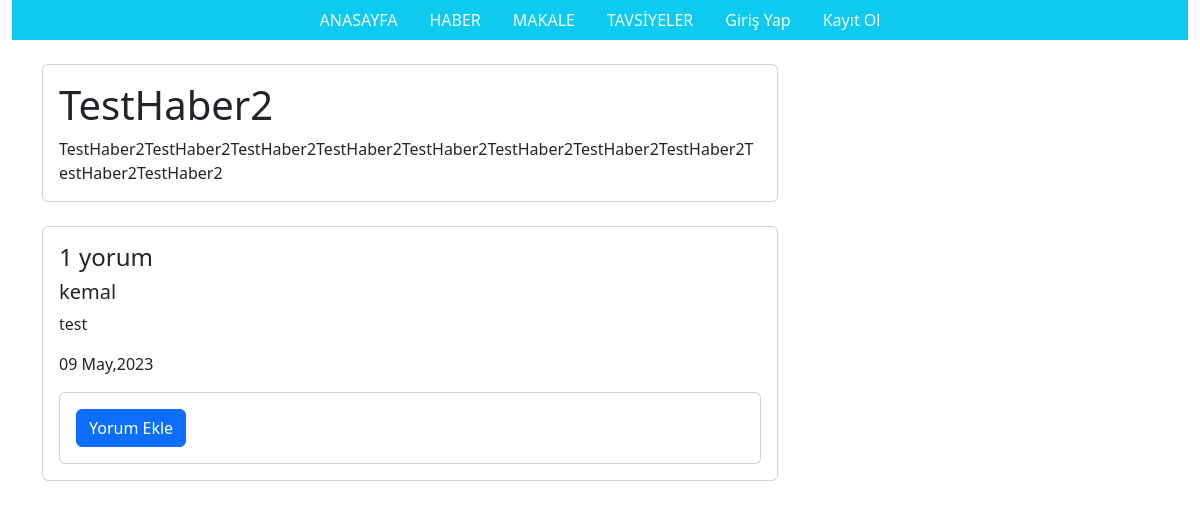
/post_detail/4/, run on an earlier commit of the app's database.
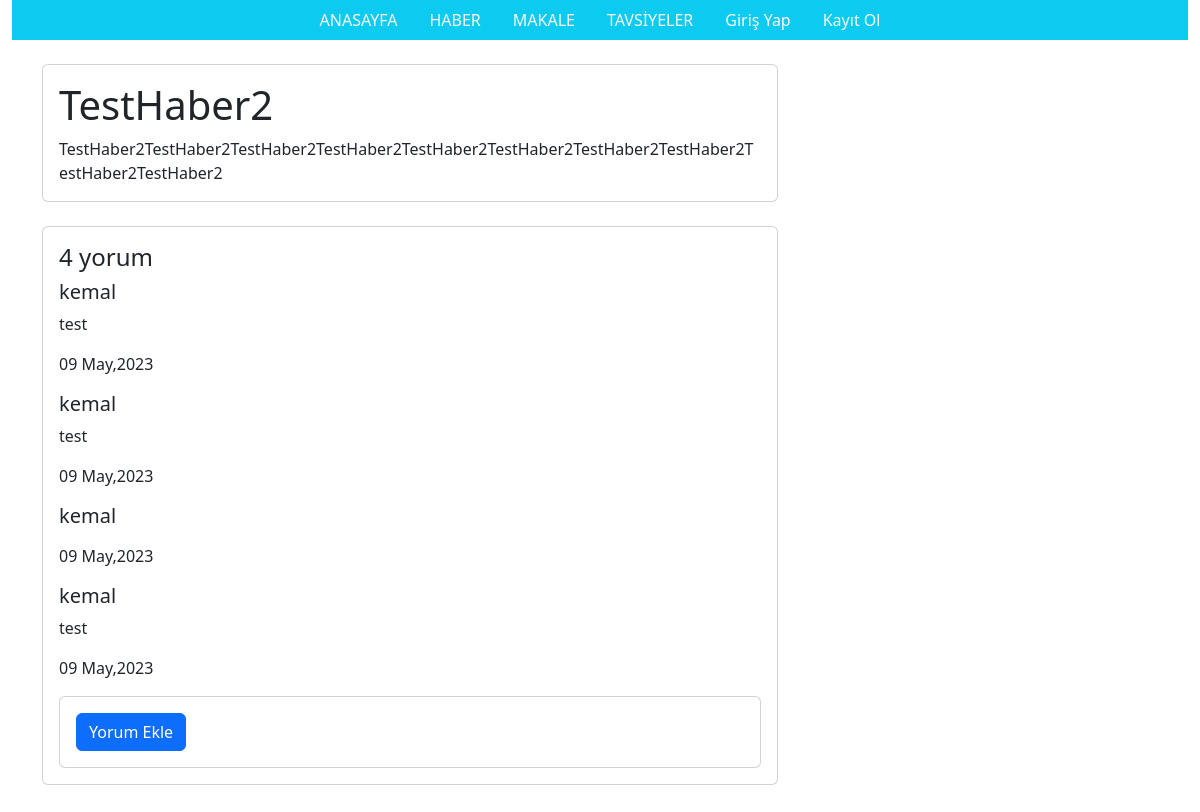
And on a later commit of the database.
### api/models.py (models this page shows, shortened)
class Post(models.Model):
    category_title = models.ForeignKey(Category, on_delete=models.CASCADE)
    title = models.CharField(max_length=255)
    content = models.TextField()
    author = models.ForeignKey(User, on_delete=models.CASCADE)
    created_at = models.DateTimeField(auto_now_add=True)

class Comment(models.Model):
    content = models.TextField()
    author = models.ForeignKey(User, on_delete=models.CASCADE)
    post = models.ForeignKey(Post, on_delete=models.CASCADE, related_name="comments")
    created_at = models.DateTimeField(auto_now_add=True)

### api/views.py (the view)
# urls.py: path("post_detail/<int:pk>/", views.post_detail, name="post_detail"),
def post_detail(request, pk):
    post = get_object_or_404(Post, pk=pk)
    return render(request, "post_detail.html", locals())

### templates/post_detail.html (shortened to what this page needs)
<!DOCTYPE html>
<html>
  <head>
    {% load bootstrap5 %} {% bootstrap_css %} {% bootstrap_javascript %}
  </head>
  <body>
    <div class="container-fluid">
      <ul class="nav bg-info d-flex justify-content-center">
        <li class="nav-item">
          <a class="nav-link link-light" href="/">ANASAYFA</a>
        </li>
        <li class="nav-item">
          <a class="nav-link link-light" href="{% url 'haber' %}">HABER</a>
        </li>
        <li class="nav-item">
          <a class="nav-link link-light" href="{% url 'makale' %}">MAKALE</a>
        </li>
        <li class="nav-item">
          <a class="nav-link link-light" href="{% url 'tavsiyeler' %}"
            >TAVSİYELER</a
          >
        </li>
        {% if user.is_authenticated %}
        <li class="nav-item">
          <a class="nav-link link-light" href="{% url 'profil' %}">
            <i class="fa fa-sign-out"></i> Profilim
          </a>
        </li>
        <li class="nav-item">
          <a class="nav-link link-light" href="{% url 'logout' %}">
            <i class="fa fa-sign-out"></i> Çıkış Yap
          </a>
        </li>
        {% else %}
        <li class="nav-item">
          <a class="nav-link link-light" href="{% url 'login' %}">
             Giriş Yap
          </a>
        </li>
        <li class="nav-item">
          <a class="nav-link link-light" href="{% url 'register' %}">
             Kayıt Ol
          </a>
        </li>
        {% endif %}
      </ul>
    </div>
    {% block content %}
    <div class="container my-4">
        <div class="row">
          <div class="col-md-8">
            <div class="card mb-4">
              <div class="card-body">
                <h1 class="card-title">{{ post.title }}</h1>
                <p class="card-text">{{ post.content }}</p>
              </div>
            </div>
            <div class="card mb-4">
              <div class="card-body">
                <h4 class="card-title">{{ post.comments.count }} yorum</h4>
                {% for comment in post.comments.all %}
                <div class="media mb-3">
                  <div class="media-body">
                    <h5 class="mt-0">{{ comment.author.username }}</h5>
                    <p>{{ comment.content }}</p>
                    <p class="justify-content-end">{{comment.created_at|date:"d M,Y"}}</p>
                  </div>
                </div>
                {% endfor %}
                <div class="card mt-3">
                  <div class="card-body">
                    <form method="POST" action="{% url 'add_comment' post.pk %}">
                      <button type="submit" class="btn btn-primary">Yorum Ekle</button>
                    </form>
                  </div>
                </div>
              </div>
            </div>
          </div>
        </div>
      </div>
    {% endblock %}
  </body>
</html>

What changed in the data, as far as the page shows it:
computed for Post "TestHaber2": comments.count "1" → "4"
added Comment: author.username "kemal", content "test", created_at "09 May,2023"
added Comment: author.username "kemal", created_at "09 May,2023"
added Comment: author.username "kemal", content "test", created_at "09 May,2023"
